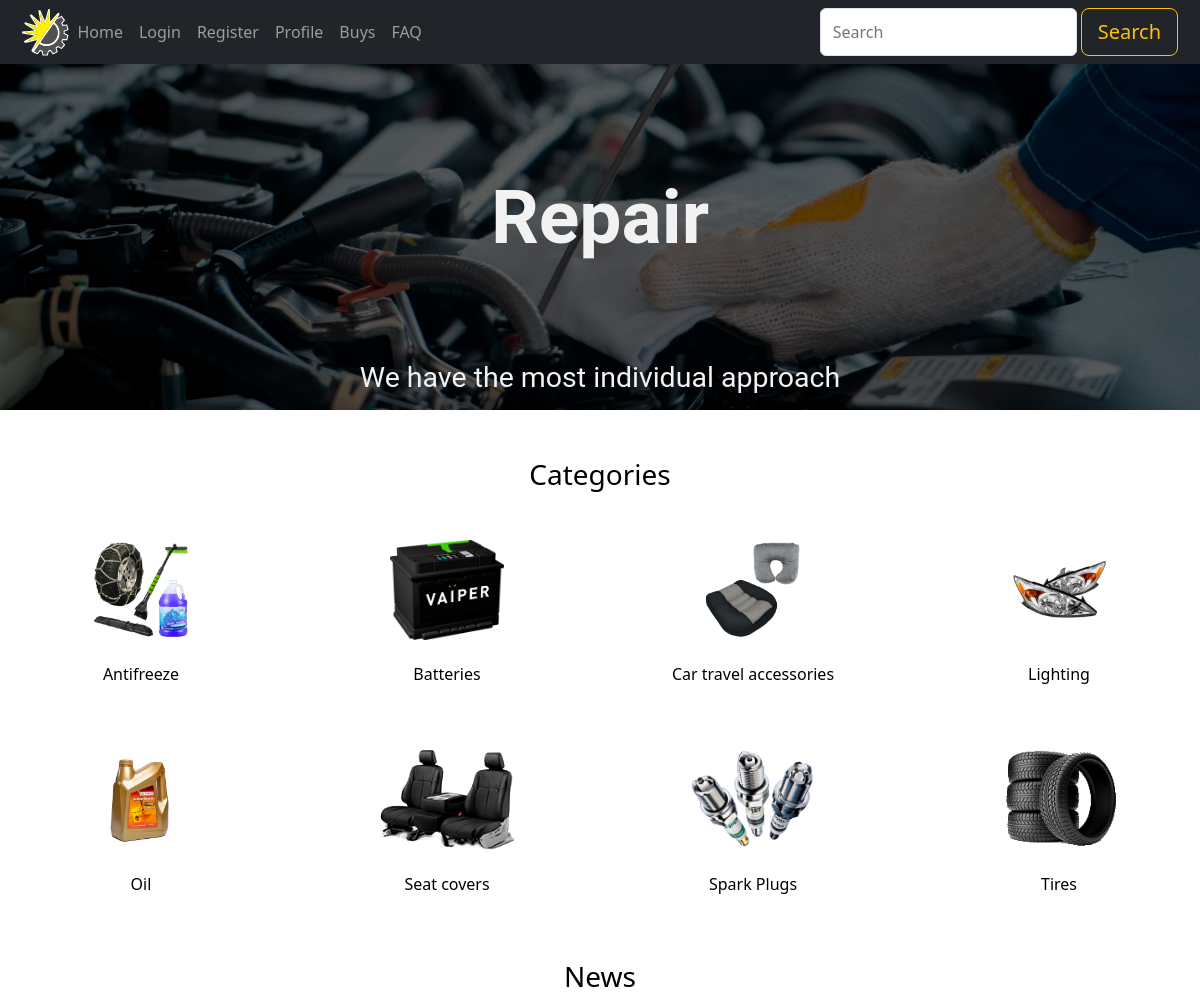
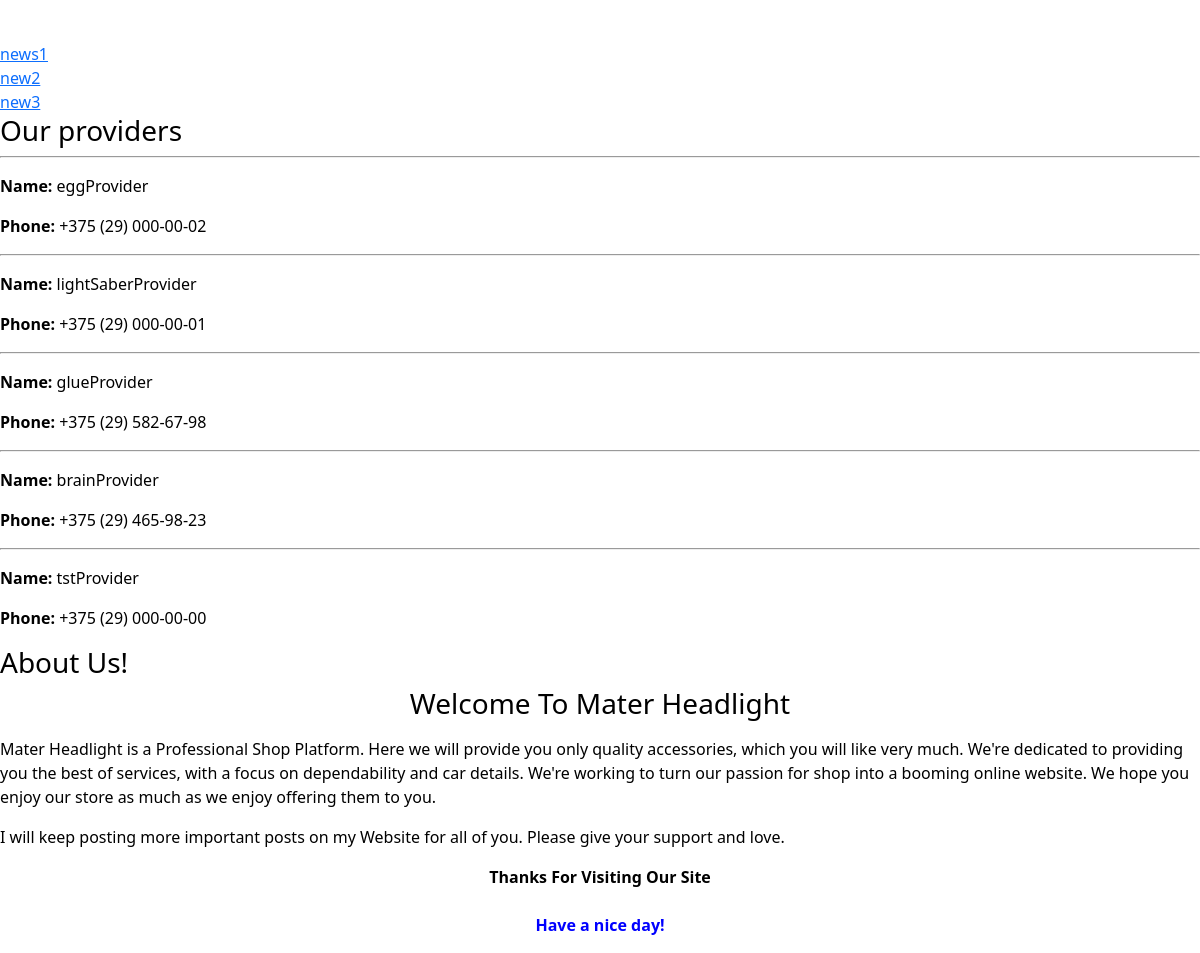
The page / on the database its author committed (2 pictures, top to bottom).
### apps/shop/models.py (models this page shows, shortened)
class CarouselItem(models.Model):
    image_key = models.UUIDField(default=uuid.uuid4, editable=False)
    image = NamedImageField(upload_to='carousel_items_images',
                            get_filename=model_funcs.get_carousel_item_image_filename, storage=OverwriteCodedStorage())
    content = models.TextField(default="""
    <div style="text-align: center;color: #f2f2f2;font-size: 15px;">
        <h1 style='margin-bottom:100px; font: 62.5% "Roboto","Arial","Helvetica",sans-serif; font-size: 5em; font-weight: 700;'>
            Create
        </h1>
        <h3 style='font: 62.5% "Roboto","Arial","Helvetica",sans-serif; font-size: 1.9em;'>
            Our workers are the best
        </h3>
    </div>
    """.replace('\n    ', '\n').replace('\n', '', 1))
    class Meta:
        ordering = ("id", )

class Category(models.Model):
    name = models.CharField(max_length=64, unique=True,
                            help_text="Enter a category (e.g. Oil, Tire etc.)")
    image_key = models.UUIDField(default=uuid.uuid4, editable=False)
    logo = SvgField(upload_to='categories_logo', default='categories_logo/logo_default.svg',
                    get_filename=model_funcs.get_category_logo_filename, storage=OverwriteCodedStorage())
    image = NamedImageField(upload_to='categories_images', default='categories_images/image_default.png',
                            get_filename=model_funcs.get_category_image_filename, storage=OverwriteCodedStorage())
    def get_absolute_url(self):
        return f'/category/{self.id}/'
    class Meta:
        verbose_name = "category"
        verbose_name_plural = "categories"
        ordering = ("name",)

class News(models.Model):
    date = models.DateField(auto_now_add=True, editable=False)
    title = models.CharField(max_length=64, blank=True)
    content = models.TextField()
    class Meta:
        verbose_name = "news"
        verbose_name_plural = "news"
    def get_absolute_url(self):
        return f"/news/{self.id}/"

class Provider(User):
    pass

class Profile(models.Model):
    user = models.OneToOneField(User, on_delete=models.CASCADE)
    phone = models.CharField(max_length=64, validators=[validate_phone_number],
                             help_text="Enter a phone in format +375 (29) XXX-XX-XX")
    address = models.CharField(max_length=64, validators=[validate_address])
    avatar = AvatarField(upload_to='profile_avatars', default='profile_avatars/avatar_default.jpg', blank=True,
                         get_color=model_funcs.get_profile_avatar_color, avatar_size=300,
                         get_filename=model_funcs.get_profile_avatar_filename)
    coupons = models.ManyToManyField('Coupon', help_text="Select a coupon for this user",
                                     blank=True, related_name='users')
    class Meta:
        verbose_name = "profile"
        verbose_name_plural = "profiles"

### apps/shop/views.py (the view)
# urls.py: path('', views.home, name='home'),
def home(request):
    categories = Category.objects.all()
    carousel_items = CarouselItem.objects.all()
    news = News.objects.all()
    providers = Provider.objects.all()
    return render(request, "shop/home.html", {
        'categories': categories,
        'carousel_items': carousel_items,
        'news': news,
        'providers': providers
    })

### apps/core/template_tools/exec.py (called while the page is built)
def exec_tag(parser, token):
    try:
        exec_tag_pattern = r"exec\n?"
        tag_arg = re.sub(exec_tag_pattern, '', token.contents, 1, re.M)
        indent_end = next(idx for idx, char in enumerate(tag_arg) if not char.isspace())
        indent = tag_arg[:indent_end]
        indent_pattern = f"^{indent}"
        tag_arg = re.sub(indent_pattern, '', tag_arg, 0, re.M)
    except ValueError:
        raise template.TemplateSyntaxError(f"{token.contents[0]} tag requires arguments")
    return ExecNode(tag_arg)

    def render(self, context):
        clist = list(context)
        clist.reverse()
        context_dict = {}
        for c in clist:
            context_dict.update(c)
            for item in c:
                if isinstance(item, dict):
                    context_dict.update(item)
        try:
            exec_locals = {}
            exec(self.tag_arg, context_dict, exec_locals)
        except IndentationError as e:
            raise
        except SyntaxError as e:
            raise SyntaxError(
                "Make sure you don't use special dot notation and other quirks of template syntax.") from e
        else:
            for key, value in exec_locals.items():
                context[key] = value
            return ''

### apps/shop/templates/shop/home.html (shortened to what this page needs)
{% extends "shop/carousel.html" %}
{% load static %}
{% block extrastyle %}
  {{ block.super }}
  <link rel="stylesheet" href="{% static 'css/container_grid.css' %}" />
  <link rel="stylesheet" href="{% static 'shop/css/home_style.css' %}" />
{% endblock %}
{% block under_carousel %}
  <h2 class="text-center my-5">Categories</h2>
  <div class="container-grid c-m-4 c-s-3 c-2 g-m-5 g-3">
    {% for category in categories %}
      <div class="text-center px-1 position-relative">
        <div>
          <img src="{{ category.image.url }}" height="100"/>
          <p>{{ category.name }}</p>
        </div>
      </div>
    {% empty %}
      <h2 class="text-center my-5">No Categories</h2>
    {% endfor %}
  </div>
<h2 class="text-center my-5">News</h2>
  {% for n in news %}
  <dt><a href="{{ n.get_absolute_url }}">{{ n.title }}</a></dt>
    {% empty %}
      <dt>No news now</dt>
    {% endfor %}
<h2>Our providers</h2>
{% for provider in providers %}
    <hr>
    <p><strong>Name:</strong> {{provider.username}}</p>
    <p class="text-muted"><strong>Phone:</strong> {{provider.profile.phone}}</p>
{% endfor %}
 <section>
  <h2>About Us!</h2>
  <h3 style="text-align: center;">Welcome To Mater Headlight</h3>
  <p>Mater Headlight is a Professional Shop Platform. Here we will provide you only quality accessories, which you will like very much.
     We're dedicated to providing you the best of services, with a focus on dependability and car details.
     We're working to turn our passion for shop into a booming online website.
     We hope you enjoy our store as much as we enjoy offering them to you.</p>
<p>I will keep posting more important posts on my Website for all of you. Please give your support and love.</p>
<p style="font-weight: bold; text-align: center;">Thanks For Visiting Our Site<br><br>
<span style="color: blue; font-size: 16px; font-weight: bold; text-align: center;">Have a nice day!</span></p>
        </section>
{% endblock %}

### apps/shop/templates/shop/carousel.html (shortened to what this page needs)
{% extends "shop/base.html" %}
{% load static %}
{% load template_tools %}
{% block extrastyle %}
  <link rel="stylesheet" href="{% static 'css/image_filters.css' %}" />
  <link rel="stylesheet" href="{% static 'css/carousel.css' %}" />
  <link rel="stylesheet" href="{% static 'shop/css/carousel_style.css' %}" />
{% endblock %}
{% block content %}
  {% block carousel %}
    <div class="carousel" id="id_carousel">
      {% for carousel_item in carousel_items %}
        <div class="carousel-item">
          <img class="d-block w-100 darken-image" src="{{ carousel_item.image.url }}" style="width:100%">
          <div class="carousel-item-text">
            {{ carousel_item.content|safe }}
          </div>
        </div>
      {% endfor %}
    </div>
  {% endblock %}
  {% block under_carousel %}{% endblock %}
{% endblock %}

### static/css/border_box_sizing.css (style rules this page uses)
body { margin: 0; font-family: system-ui; line-height: 1.5; }

### static/css/alignment.css (style rules this page uses)
.text-center { text-align: center !important; }
.position-relative { position: relative!important; }

### static/css/indentation_margin.css (style rules this page uses)
.my-5 { margin-top: 3rem; margin-bottom: 3rem; }

### static/css/indentation_padding.css (style rules this page uses)
.px-1 { padding-right: 0.25rem; padding-left: 0.25rem; }

### static/css/no_horizontal_scrolling.css (style rules this page uses)
html, body { max-width: 100%; overflow-x: hidden; }

### static/css/containers.css (style rules this page uses)
[class|="container"], .container { --gutter-x: 1.5rem; --gutter-y: 0; width: 100%; padding-right: calc(var(--gutter-x) * .5); padding-left: calc(var(--gutter-x) * .5); margin-right: auto; margin-left: auto; }

### static/css/links.css (style rules this page uses)
a { color: rgba(13,110,253,100); text-decoration: underline; }

### apps/shop/static/shop/css/base_style.css (style rules this page uses)
h1, h2, h3, h4, h5, h6 { margin-top: 0; margin-bottom: 0.5rem; font-weight: 500; font-size: calc(1.3rem + .6vw); font-family: inherit; line-height: 1.2; }

### static/css/image_filters.css (style rules this page uses)
.darken-image { filter: brightness(35%); }

### static/css/carousel.css (style rules this page uses)
.carousel { position: relative; height:400px; margin: auto; }
.carousel-item { display: none; height: inherit; }
.carousel-item > img, .carousel-item > .carousel-item-image { object-fit: cover; height: inherit; }
.carousel-item-text { color: #f2f2f2; padding: 8px 12px; position: absolute; bottom: 0px; width: 100%; }

### apps/shop/static/shop/css/carousel_style.css (style rules this page uses)
#id_carousel { height: 350px; }

### static/css/container_grid.css (style rules this page uses)
.container-grid { display: grid; }
.container-grid.c-2 { grid-template-columns: repeat(2, 1fr); }
.container-grid.g-3 { gap:1rem; }
@media (min-width: 576px) { .container-grid.c-s-3 { grid-template-columns: repeat(3, 1fr); } }
@media (min-width: 768px) { .container-grid.c-m-4 { grid-template-columns: repeat(4, 1fr); } }
@media (min-width: 768px) { .container-grid.g-m-5 { gap:3rem; } }

### apps/shop/static/shop/css/home_style.css (style rules this page uses)
body { margin: 0; font-family: system-ui; line-height: 1.5; }

### rows shown on the page
CarouselItem: image (picture), content "Repair We have the most individual approach"
Category: image (picture), name "Antifreeze"
Category: image (picture), name "Batteries"
Category: image (picture), name "Car travel accessories"
Category: image (picture), name "Lighting"
Category: image (picture), name "Oil"
Category: image (picture), name "Seat covers"
Category: image (picture), name "Spark Plugs"
Category: image (picture), name "Tires"
News: title "news1"
News: title "new2"
News: title "new3"
Provider: username "eggProvider", profile.phone "+375 (29) 000-00-02"
Provider: username "lightSaberProvider", profile.phone "+375 (29) 000-00-01"
Provider: username "glueProvider", profile.phone "+375 (29) 582-67-98"
Provider: username "brainProvider", profile.phone "+375 (29) 465-98-23"
Provider: username "tstProvider", profile.phone "+375 (29) 000-00-00"

### other values the page prints
{{ text|safe }} "Home" "Login" "Register" "Profile" "Buys" "FAQ"
